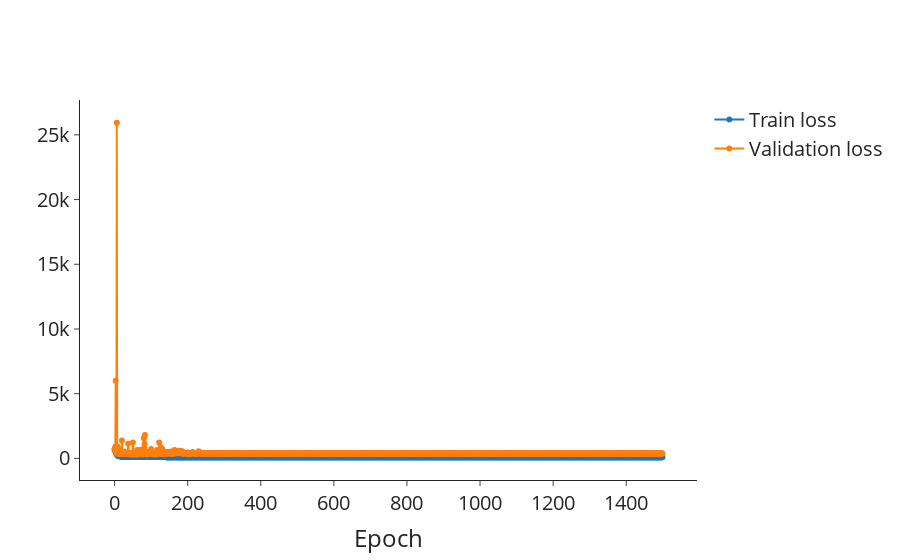

The notebook cell saved with this chart:
### Markdown cell above
## Loss

### Code cell
lr_val = go.Scatter(
    x=df_lr_epochs_first.index,
    y=df_lr_epochs_first["val/loss/shg_tensor_full"],
    mode="lines+markers",
    name="Validation loss",
    showlegend=True,
)
lr_train = go.Scatter(
    x=df_lr_epochs_second.index,
    y=df_lr_epochs_second["train/loss/shg_tensor_full"],
    mode="lines+markers",
    name="Train loss",
    showlegend=True,
)

# Layout
layout = go.Layout(
    # title=dict(text='Scatter Plot'),
    xaxis=dict(title="Epoch"),
    # yaxis=dict(title='<i>d&#770;</i><sub>KP</sub> (pm/V)', range=[-5,180]),
    # legend=dict(font=dict(size=12)),
)

# Create figure
fig = go.Figure(data=[lr_train, lr_val], layout=layout)

fig.update_layout(
    autosize=True,
    font_size=20,
    # width=600,
    # height=600,
    # plot_bgcolor="white",
    template="simple_white",
)
fig.update_layout(
    xaxis=dict(
        # tickmode = 'array',
        # tickvals = [1, 2,3,4,5,6,7,8],
        # ticktext = ['One', 'Three', 'Five', 'Seven', 'Nine', 'Eleven']
        showgrid=False,
    ),
    yaxis=dict(
        # tickmode = 'array',
        # tickvals = [1, 2,3,4,5,6,7,8],
        # ticktext = ['One', 'Three', 'Five', 'Seven', 'Nine', 'Eleven']
        showgrid=False,
    ),
)

# Show figure
fig.show()

### Figure 1 — Plotly figure (JSON) as saved in the notebook; plotly's stock layout.template omitted (floating-point values rounded to 4 significant figures; data arrays with more than 128 entries replaced by an {"elided": "..."} marker saying what was removed)
{"data": [{"mode": "lines+markers", "name": "Train loss", "showlegend": true, "type": "scatter", "x": {"elided": "1500 int values"}, "y": {"elided": "1500 float values"}}, {"mode": "lines+markers", "name": "Validation loss", "showlegend": true, "type": "scatter", "x": {"elided": "1500 int values"}, "y": {"elided": "1500 float values"}}], "layout": {"autosize": true, "font": {"size": 20}, "xaxis": {"showgrid": false, "title": {"text": "Epoch"}}, "yaxis": {"showgrid": false}}}
